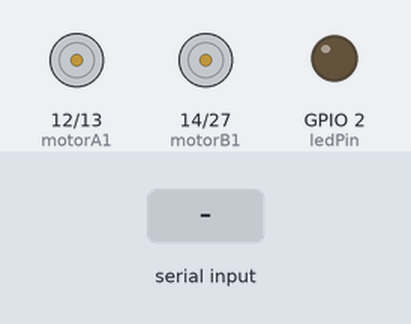
The sketch below on a simulated ESP32. Shown: motor-driver pin pairs drawn as motors (green arrow = first pin HIGH = forward, orange = second pin HIGH = backward, longer = more drive, scaled by the enable pin), output pins drawn as LEDs (lit = HIGH). Inputs (shaded band) come from the test bench. What the sketch prints to the serial monitor is not drawn.

Above: at 2.7 s.
2.8 s: "F\n" received over Serial
At 5.1 s:
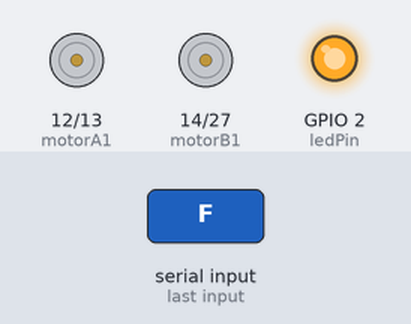
5.3 s: "B\n" received over the second serial link
At 5.8 s:
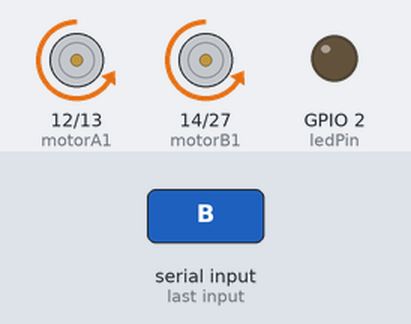
7.8 s: "L\n" received over Serial
At 8.4 s:
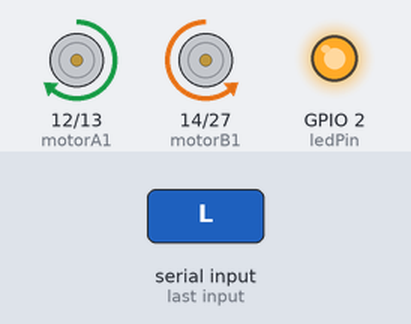
10.3 s: "R\n" received over the second serial link
At 10.8 s:
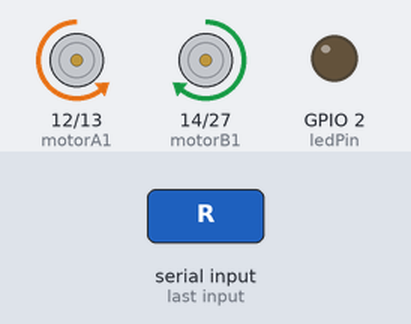
12.8 s: "B\n" received over Serial
At 13.4 s:
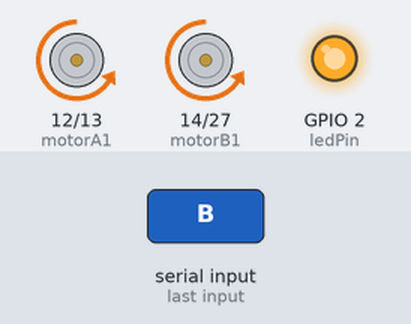
Timing chart, 0 to 16.0 s (numbered marks = the images above; inputs shaded):
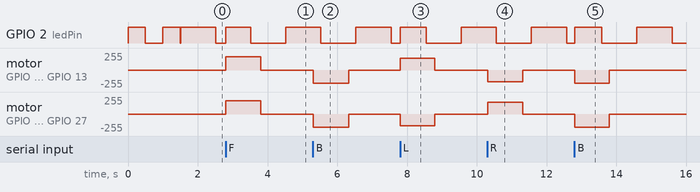

Measured:
- after the input at 2.8 s, motor on GPIO 12 (motorA1) / GPIO 13 (motorA2), motor on GPIO 14 (motorB1) / GPIO 27 (motorB2): stopped → forward 199/255 at once, → stopped 1.0 s later
- after the input at 5.3 s, motor on GPIO 12 (motorA1) / GPIO 13 (motorA2), motor on GPIO 14 (motorB1) / GPIO 27 (motorB2): stopped → backward 199/255 at once, → stopped 1.0 s later
- after the input at 7.8 s, motor on GPIO 12 (motorA1) / GPIO 13 (motorA2): stopped → forward 179/255 at once, → stopped 1.0 s later; motor on GPIO 14 (motorB1) / GPIO 27 (motorB2): stopped → backward 179/255 at once, → stopped 1.0 s later
- after the input at 10.3 s, motor on GPIO 12 (motorA1) / GPIO 13 (motorA2): stopped → backward 179/255 at once, → stopped 1.0 s later; motor on GPIO 14 (motorB1) / GPIO 27 (motorB2): stopped → forward 179/255 at once, → stopped 1.0 s later
- after the input at 12.8 s, motor on GPIO 12 (motorA1) / GPIO 13 (motorA2), motor on GPIO 14 (motorB1) / GPIO 27 (motorB2): stopped → backward 199/255 at once, → stopped 1.0 s later

The sketch:

esp32_robot_9600_baud.ino
```cpp
/*
 * ESP32 Robot Controller - UART Communication at 9600 Baud
 * ========================================================
 *
 * Receives commands from Raspberry Pi via UART at 9600 baud rate
 * Commands: F (Forward), B (Backward), L (Left), R (Right), S (Stop)
 *
 * Hardware Connections:
 * - ESP32 RX2 (GPIO16) → Pi TX (GPIO14, Pin 8)
 * - ESP32 TX2 (GPIO17) → Pi RX (GPIO15, Pin 10)
 * - ESP32 GND → Pi GND (Pin 6)
 *
 * Motor Driver Connections (L298N):
 * - Motor A: GPIO 12, 13
 * - Motor B: GPIO 14, 27
 * - Enable pins: GPIO 25, 26
 *
 * Author: Robot Guardian System
 * Date: September 2025
 */

// Motor driver pins (L298N)
const int motorA1 = 12;    // Motor A direction
const int motorA2 = 13;    // Motor A direction
const int motorB1 = 14;    // Motor B direction
const int motorB2 = 27;    // Motor B direction
const int enableA = 25;    // Motor A speed (PWM)
const int enableB = 26;    // Motor B speed (PWM)

// LED indicator
const int ledPin = 2;      // Built-in LED

// Motor speed settings
const int motorSpeed = 200;     // Default speed (0-255)
const int turnSpeed = 180;      // Turn speed (slightly slower)
const int pwmFreq = 1000;       // PWM frequency
const int pwmResolution = 8;    // PWM resolution (8-bit)

// Command variables
String receivedCommand = "";
String lastCommand = "S";
unsigned long lastCommandTime = 0;
const unsigned long commandTimeout = 1000; // Stop if no command for 1 second

// Statistics
unsigned long commandCount = 0;
unsigned long startTime = 0;

void setup() {
  // Initialize serial communications
  Serial.begin(115200);    // USB serial for debugging
  Serial2.begin(9600, SERIAL_8N1, 16, 17); // UART2 for Pi communication (RX=16, TX=17)

  // Initialize motor pins
  pinMode(motorA1, OUTPUT);
  pinMode(motorA2, OUTPUT);
  pinMode(motorB1, OUTPUT);
  pinMode(motorB2, OUTPUT);
  pinMode(enableA, OUTPUT);
  pinMode(enableB, OUTPUT);
  pinMode(ledPin, OUTPUT);

  // Setup PWM for motor speed control
  ledcSetup(0, pwmFreq, pwmResolution); // Channel 0 for Motor A
  ledcSetup(1, pwmFreq, pwmResolution); // Channel 1 for Motor B
  ledcAttachPin(enableA, 0);
  ledcAttachPin(enableB, 1);

  // Stop motors initially
  stopMotors();

  // Startup sequence
  digitalWrite(ledPin, HIGH);
  delay(500);
  digitalWrite(ledPin, LOW);
  delay(500);
  digitalWrite(ledPin, HIGH);
  delay(500);
  digitalWrite(ledPin, LOW);

  startTime = millis();

  Serial.println("🤖 ESP32 Robot Controller Started");
  Serial.println("================================");
  Serial.println("UART: 9600 baud on Serial2");
  Serial.println("Commands: F=Forward, B=Backward, L=Left, R=Right, S=Stop");
  Serial.println("Motor Driver: L298N");
  Serial.println("Ready for commands...");
  Serial.println();
}

void loop() {
  // Check for commands from Raspberry Pi (UART)
  if (Serial2.available() > 0) {
    char incomingByte = Serial2.read();

    // Process single character commands
    if (incomingByte == '\n' || incomingByte == '\r') {
      if (receivedCommand.length() > 0) {
        processCommand(receivedCommand);
        receivedCommand = "";
      }
    } else if (incomingByte >= 32 && incomingByte <= 126) { // Printable characters
      receivedCommand += incomingByte;
    }
  }

  // Check for commands from USB serial (debugging)
  if (Serial.available() > 0) {
    String debugCommand = Serial.readStringUntil('\n');
    debugCommand.trim();
    debugCommand.toUpperCase();

    if (debugCommand.length() == 1) {
      processCommand(debugCommand);
      Serial.println("Debug command processed: " + debugCommand);
    }
  }

  // Safety timeout - stop if no command received for too long
  if (millis() - lastCommandTime > commandTimeout && lastCommand != "S") {
    Serial.println("⚠️ Command timeout - stopping for safety");
    processCommand("S");
  }

  // Status LED heartbeat
  static unsigned long lastBlink = 0;
  if (millis() - lastBlink > 1000) {
    digitalWrite(ledPin, !digitalRead(ledPin));
    lastBlink = millis();

    // Print status every 10 seconds
    static unsigned long lastStatus = 0;
    if (millis() - lastStatus > 10000) {
      printStatus();
      lastStatus = millis();
    }
  }

  delay(10); // Small delay for stability
}

void processCommand(String command) {
  command.trim();
  command.toUpperCase();

  if (command.length() != 1) {
    return; // Invalid command
  }

  char cmd = command.charAt(0);

  // Validate command
  if (cmd != 'F' && cmd != 'B' && cmd != 'L' && cmd != 'R' && cmd != 'S') {
    Serial.println("❌ Invalid command: " + command);
    return;
  }

  lastCommand = command;
  lastCommandTime = millis();
  commandCount++;

  // Execute command
  switch (cmd) {
    case 'F':
      moveForward();
      break;
    case 'B':
      moveBackward();
      break;
    case 'L':
      turnLeft();
      break;
    case 'R':
      turnRight();
      break;
    case 'S':
      stopMotors();
      break;
  }

  // Send acknowledgment back to Pi
  Serial2.println("OK:" + command);

  // Debug output
  Serial.println("📤 Command: " + command + " (Count: " + String(commandCount) + ")");
}

void moveForward() {
  Serial.println("🔥 Moving Forward");

  // Motor A forward
  digitalWrite(motorA1, HIGH);
  digitalWrite(motorA2, LOW);
  ledcWrite(0, motorSpeed);

  // Motor B forward
  digitalWrite(motorB1, HIGH);
  digitalWrite(motorB2, LOW);
  ledcWrite(1, motorSpeed);

  digitalWrite(ledPin, HIGH); // LED on when moving
}

void moveBackward() {
  Serial.println("🔥 Moving Backward");

  // Motor A backward
  digitalWrite(motorA1, LOW);
  digitalWrite(motorA2, HIGH);
  ledcWrite(0, motorSpeed);

  // Motor B backward
  digitalWrite(motorB1, LOW);
  digitalWrite(motorB2, HIGH);
  ledcWrite(1, motorSpeed);

  digitalWrite(ledPin, HIGH); // LED on when moving
}

void turnLeft() {
  Serial.println("🔥 Turning Left");

  // Motor A forward (right wheel)
  digitalWrite(motorA1, HIGH);
  digitalWrite(motorA2, LOW);
  ledcWrite(0, turnSpeed);

  // Motor B backward (left wheel)
  digitalWrite(motorB1, LOW);
  digitalWrite(motorB2, HIGH);
  ledcWrite(1, turnSpeed);

  digitalWrite(ledPin, HIGH); // LED on when moving
}

void turnRight() {
  Serial.println("🔥 Turning Right");

  // Motor A backward (right wheel)
  digitalWrite(motorA1, LOW);
  digitalWrite(motorA2, HIGH);
  ledcWrite(0, turnSpeed);

  // Motor B forward (left wheel)
  digitalWrite(motorB1, HIGH);
  digitalWrite(motorB2, LOW);
  ledcWrite(1, turnSpeed);

  digitalWrite(ledPin, HIGH); // LED on when moving
}

void stopMotors() {
  Serial.println("🛑 Stopping");

  // Stop both motors
  digitalWrite(motorA1, LOW);
  digitalWrite(motorA2, LOW);
  ledcWrite(0, 0);

  digitalWrite(motorB1, LOW);
  digitalWrite(motorB2, LOW);
  ledcWrite(1, 0);

  digitalWrite(ledPin, LOW); // LED off when stopped
}

void printStatus() {
  unsigned long uptime = (millis() - startTime) / 1000;

  Serial.println();
  Serial.println("📊 Robot Status Report");
  Serial.println("=====================");
  Serial.println("Uptime: " + String(uptime) + " seconds");
  Serial.println("Commands received: " + String(commandCount));
  Serial.println("Last command: " + lastCommand);
  Serial.println("UART Baud: 9600");
  Serial.println("Motor Speed: " + String(motorSpeed) + "/255");
  Serial.println("Turn Speed: " + String(turnSpeed) + "/255");

  // Memory info
  Serial.println("Free heap: " + String(ESP.getFreeHeap()) + " bytes");
  Serial.println();
}

// Test function for motor diagnostics
void testMotors() {
  Serial.println("🔧 Testing Motors...");

  Serial.println("Testing Motor A Forward");
  digitalWrite(motorA1, HIGH);
  digitalWrite(motorA2, LOW);
  ledcWrite(0, 150);
  delay(1000);

  Serial.println("Testing Motor A Backward");
  digitalWrite(motorA1, LOW);
  digitalWrite(motorA2, HIGH);
  ledcWrite(0, 150);
  delay(1000);

  Serial.println("Testing Motor B Forward");
  digitalWrite(motorB1, HIGH);
  digitalWrite(motorB2, LOW);
  ledcWrite(1, 150);
  delay(1000);

  Serial.println("Testing Motor B Backward");
  digitalWrite(motorB1, LOW);
  digitalWrite(motorB2, HIGH);
  ledcWrite(1, 150);
  delay(1000);

  stopMotors();
  Serial.println("✅ Motor test complete");
}
```
